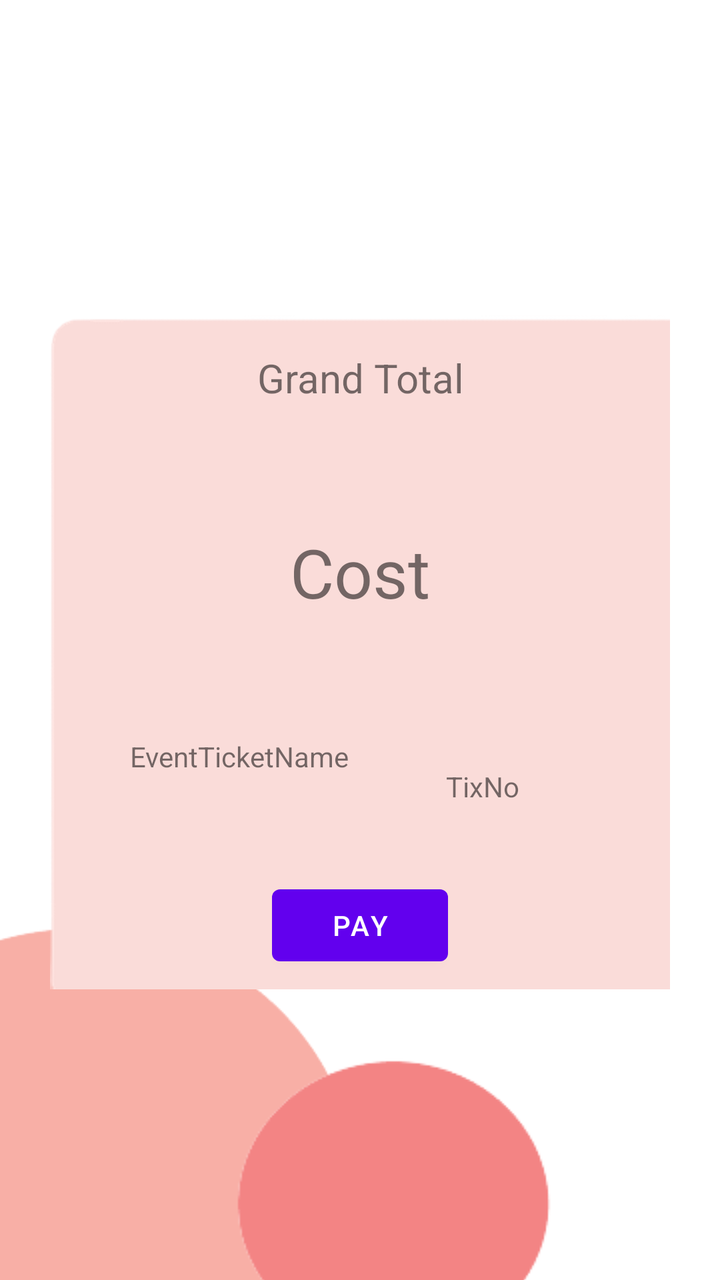
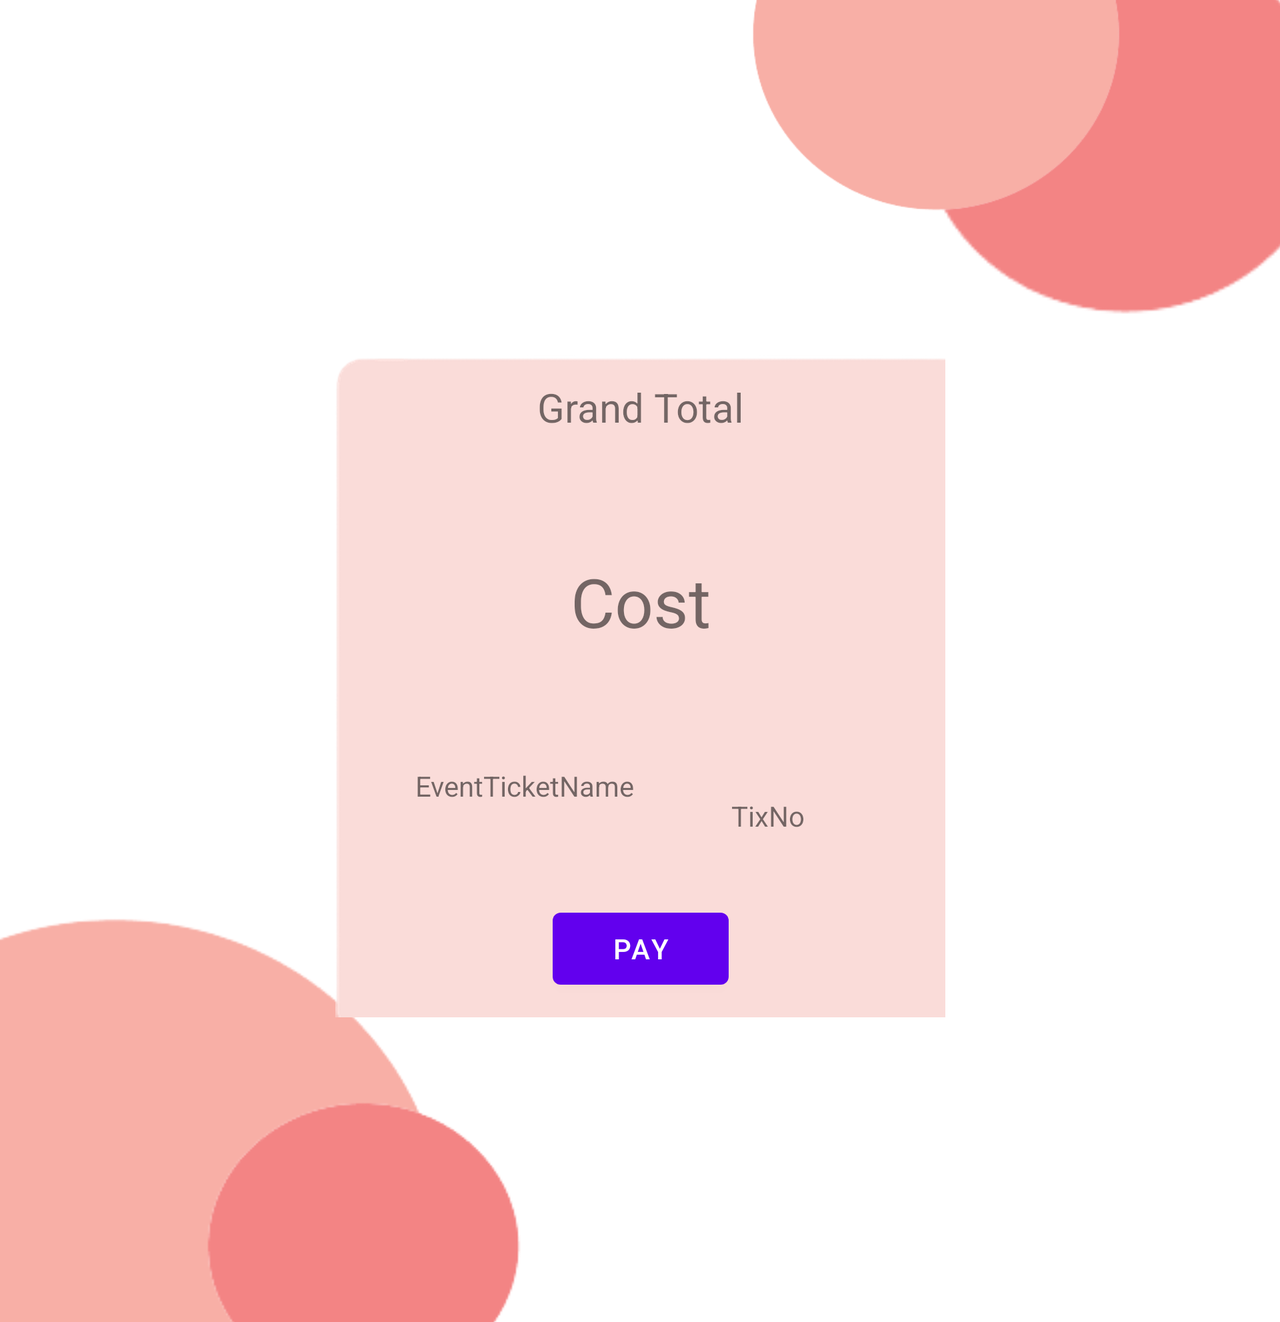

One screen, two layout resources from the same app: the default and the repository's alternative for another configuration. Each is rendered where Android would select it; the XML of both is given below.
<!-- AndroidManifest.xml: application theme Theme.DEvent -->
<!-- res/layout/activity_payment_page.xml -->
<?xml version="1.0" encoding="utf-8"?>
<androidx.constraintlayout.widget.ConstraintLayout xmlns:android="http://schemas.android.com/apk/res/android"
    xmlns:app="http://schemas.android.com/apk/res-auto"
    xmlns:tools="http://schemas.android.com/tools"
    android:layout_width="match_parent"
    android:layout_height="match_parent"
    tools:context=".PaymentPage"
    tools:ignore="SpeakableTextPresentCheck,SpeakableTextPresentCheck">




        <ImageView
            android:id="@+id/imageView3"
            android:layout_width="wrap_content"
            android:layout_height="wrap_content"
            android:layout_marginStart="-150dp"
            android:layout_marginBottom="-120dp"
            app:layout_constraintBottom_toBottomOf="parent"
            app:layout_constraintStart_toStartOf="parent"
            app:srcCompat="@drawable/pink_circle" />

        <ImageView
            android:id="@+id/imageView4"
            android:layout_width="wrap_content"
            android:layout_height="wrap_content"
            android:layout_marginStart="80dp"
            android:layout_marginBottom="-60dp"
            app:layout_constraintBottom_toBottomOf="parent"
            app:layout_constraintStart_toStartOf="parent"
            app:srcCompat="@drawable/red_circle" />

    <ImageView
        android:id="@+id/imageView5"
        android:layout_width="310dp"
        android:layout_height="616dp"
        app:layout_constraintBottom_toBottomOf="parent"
        app:layout_constraintEnd_toEndOf="parent"
        app:layout_constraintStart_toStartOf="parent"
        app:layout_constraintTop_toTopOf="parent"
        app:layout_constraintVertical_bias="0.229"
        app:srcCompat="@drawable/pink_rounded_square" />

    <TextView
        android:id="@+id/textView5"
        android:layout_width="119dp"
        android:layout_height="48dp"
        android:layout_marginTop="170dp"
        android:text="Grand Total"
        android:textAlignment="center"
        android:textSize="20sp"
        app:layout_constraintEnd_toEndOf="@+id/imageView5"
        app:layout_constraintStart_toStartOf="@+id/imageView5"
        app:layout_constraintTop_toTopOf="@+id/imageView5" />

    <TextView
        android:id="@+id/PaymentCost"
        android:layout_width="wrap_content"
        android:layout_height="wrap_content"
        android:layout_marginTop="40dp"
        android:text="Cost"
        android:textSize="34sp"
        app:layout_constraintEnd_toEndOf="@+id/imageView5"
        app:layout_constraintStart_toStartOf="@+id/imageView5"
        app:layout_constraintTop_toBottomOf="@+id/textView5" />

    <TextView
        android:id="@+id/TicketName"
        android:layout_width="114dp"
        android:layout_height="55dp"
        android:layout_marginStart="40dp"
        android:layout_marginTop="60dp"
        android:text="EventTicketName"
        app:layout_constraintStart_toStartOf="@+id/imageView5"
        app:layout_constraintTop_toBottomOf="@+id/PaymentCost" />

    <TextView
        android:id="@+id/NoTicket"
        android:layout_width="wrap_content"
        android:layout_height="wrap_content"
        android:layout_marginStart="44dp"
        android:layout_marginTop="75dp"
        android:text="TixNo"
        app:layout_constraintStart_toEndOf="@+id/TicketName"
        app:layout_constraintTop_toBottomOf="@+id/PaymentCost" />

    <Button
        android:id="@+id/Pay"
        android:layout_width="wrap_content"
        android:layout_height="wrap_content"
        android:layout_marginTop="15dp"
        android:text="pay"
        app:layout_constraintEnd_toEndOf="@+id/imageView5"
        app:layout_constraintStart_toStartOf="@+id/imageView5"
        app:layout_constraintTop_toBottomOf="@+id/TicketName" />

</androidx.constraintlayout.widget.ConstraintLayout>
<!-- resources referenced by this layout -->
<resources>
  <!-- drawable pink_circle: png bitmap (drawable, 11305 bytes) -->
  <!-- drawable pink_rounded_square: png bitmap (drawable, 5986 bytes) -->
  <!-- drawable red_circle: png bitmap (drawable, 4528 bytes) -->
  <style name="Theme.DEvent" parent="Theme.MaterialComponents.DayNight.DarkActionBar">
          
          <item name="colorPrimary">@color/purple_500</item>
          <item name="colorPrimaryVariant">@color/purple_700</item>
          <item name="colorOnPrimary">@color/white</item>
          
          <item name="colorSecondary">@color/teal_200</item>
          <item name="colorSecondaryVariant">@color/teal_700</item>
          <item name="colorOnSecondary">@color/black</item>
          
          <item name="android:statusBarColor" tools:targetApi="l">?attr/colorPrimaryVariant</item>
          
      </style>
  <color name="purple_500">#FF6200EE</color>
  <color name="purple_700">#FF3700B3</color>
  <color name="white">#FFFFFFFF</color>
  <color name="teal_200">#FF03DAC5</color>
  <color name="teal_700">#FF018786</color>
  <color name="black">#FF000000</color>
</resources>
<!-- res/layout-land/activity_payment_page.xml (the repository's variant of the layout above) -->
<!-- drawn on the phone turned sideways -->
<?xml version="1.0" encoding="utf-8"?>
<ScrollView xmlns:android="http://schemas.android.com/apk/res/android"
    xmlns:app="http://schemas.android.com/apk/res-auto"
    xmlns:tools="http://schemas.android.com/tools"
    android:layout_width="match_parent"
    android:layout_height="match_parent"
    tools:context=".PaymentPage"
    tools:ignore="SpeakableTextPresentCheck,SpeakableTextPresentCheck">

    <androidx.constraintlayout.widget.ConstraintLayout
        android:layout_width="match_parent"
        android:layout_height="match_parent" >

        <ImageView
            android:id="@+id/imageView3"
            android:layout_width="wrap_content"
            android:layout_height="wrap_content"
            android:layout_marginStart="-170dp"
            android:layout_marginBottom="-120dp"
            app:layout_constraintBottom_toBottomOf="parent"
            app:layout_constraintStart_toStartOf="parent"
            app:srcCompat="@drawable/pink_circle" />

        <ImageView
            android:id="@+id/imageView4"
            android:layout_width="wrap_content"
            android:layout_height="wrap_content"
            android:layout_marginStart="65dp"
            android:layout_marginBottom="-60dp"
            app:layout_constraintBottom_toBottomOf="parent"
            app:layout_constraintStart_toStartOf="parent"
            app:srcCompat="@drawable/red_circle" />

        <ImageView
            android:id="@+id/imageView"
            android:layout_width="318dp"
            android:layout_height="250dp"
            android:layout_marginTop="-60dp"
            android:layout_marginEnd="-80dp"
            app:layout_constraintEnd_toEndOf="parent"
            app:layout_constraintTop_toTopOf="parent"
            app:srcCompat="@drawable/red_circle" />

        <ImageView
            android:id="@+id/imageView2"
            android:layout_width="237dp"
            android:layout_height="209dp"
            android:layout_marginTop="-90dp"
            android:layout_marginEnd="60dp"
            app:layout_constraintEnd_toEndOf="parent"
            app:layout_constraintTop_toTopOf="parent"
            app:srcCompat="@drawable/pink_circle" />

        <ImageView
            android:id="@+id/imageView5"
            android:layout_width="305dp"
            android:layout_height="661dp"
            app:layout_constraintBottom_toBottomOf="parent"
            app:layout_constraintEnd_toEndOf="parent"
            app:layout_constraintStart_toStartOf="parent"
            app:layout_constraintTop_toTopOf="parent"
            app:layout_constraintVertical_bias="0.229"
            app:srcCompat="@drawable/pink_rounded_square" />

        <TextView
            android:id="@+id/textView5"
            android:layout_width="119dp"
            android:layout_height="48dp"
            android:layout_marginTop="190dp"
            android:text="Grand Total"
            android:textAlignment="center"
            android:textSize="20sp"
            app:layout_constraintEnd_toEndOf="@+id/imageView5"
            app:layout_constraintStart_toStartOf="@+id/imageView5"
            app:layout_constraintTop_toTopOf="@+id/imageView5" />

        <TextView
            android:id="@+id/PaymentCost"
            android:layout_width="wrap_content"
            android:layout_height="wrap_content"
            android:layout_marginTop="40dp"
            android:text="Cost"
            android:textSize="34sp"
            app:layout_constraintEnd_toEndOf="@+id/imageView5"
            app:layout_constraintStart_toStartOf="@+id/imageView5"
            app:layout_constraintTop_toBottomOf="@+id/textView5" />

        <TextView
            android:id="@+id/TicketName"
            android:layout_width="114dp"
            android:layout_height="55dp"
            android:layout_marginStart="40dp"
            android:layout_marginTop="60dp"
            android:text="EventTicketName"
            app:layout_constraintStart_toStartOf="@+id/imageView5"
            app:layout_constraintTop_toBottomOf="@+id/PaymentCost" />

        <TextView
            android:id="@+id/NoTicket"
            android:layout_width="wrap_content"
            android:layout_height="wrap_content"
            android:layout_marginStart="44dp"
            android:layout_marginTop="75dp"
            android:text="TixNo"
            app:layout_constraintStart_toEndOf="@+id/TicketName"
            app:layout_constraintTop_toBottomOf="@+id/PaymentCost" />

        <Button
            android:id="@+id/Pay"
            android:layout_width="wrap_content"
            android:layout_height="wrap_content"
            android:layout_marginTop="12dp"
            android:text="pay"
            app:layout_constraintEnd_toEndOf="@+id/imageView5"
            app:layout_constraintStart_toStartOf="@+id/imageView5"
            app:layout_constraintTop_toBottomOf="@+id/TicketName" />

    </androidx.constraintlayout.widget.ConstraintLayout>

</ScrollView>
